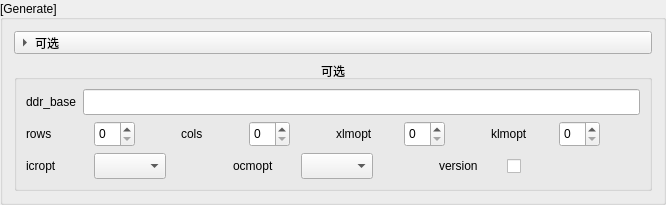
        <widget class="QGroupBox" name="GenerateGroupBox">
         <property name="minimumSize">
          <size>
           <width>0</width>
           <height>0</height>
          </size>
         </property>
         <property name="title">
          <string>[Generate]</string>
         </property>
         <property name="alignment">
          <set>Qt::AlignmentFlag::AlignLeading|Qt::AlignmentFlag::AlignLeft|Qt::AlignmentFlag::AlignVCenter</set>
         </property>
         <layout class="QVBoxLayout" name="verticalLayout_12">
          <item>
           <widget class="QToolButton" name="GenerateOptionToolButton">
            <property name="sizePolicy">
             <sizepolicy hsizetype="Preferred" vsizetype="Fixed">
              <horstretch>0</horstretch>
              <verstretch>0</verstretch>
             </sizepolicy>
            </property>
            <property name="cursor">
             <cursorShape>ArrowCursor</cursorShape>
            </property>
            <property name="mouseTracking">
             <bool>false</bool>
            </property>
            <property name="tabletTracking">
             <bool>false</bool>
            </property>
            <property name="styleSheet">
             <string notr="true"> QToolButton {
                text-align: center;  /* 使文本居中 */
                padding-right: 16px;  /* 确保箭头和文本有适当的间距 */
            }</string>
            </property>
            <property name="text">
             <string>可选</string>
            </property>
            <property name="popupMode">
             <enum>QToolButton::ToolButtonPopupMode::InstantPopup</enum>
            </property>
            <property name="toolButtonStyle">
             <enum>Qt::ToolButtonStyle::ToolButtonTextBesideIcon</enum>
            </property>
            <property name="autoRaise">
             <bool>false</bool>
            </property>
            <property name="arrowType">
             <enum>Qt::ArrowType::RightArrow</enum>
            </property>
           </widget>
          </item>
          <item>
           <widget class="QGroupBox" name="GenerateOptionGroupBox">
            <property name="sizePolicy">
             <sizepolicy hsizetype="Preferred" vsizetype="Fixed">
              <horstretch>0</horstretch>
              <verstretch>0</verstretch>
             </sizepolicy>
            </property>
            <property name="minimumSize">
             <size>
              <width>0</width>
              <height>0</height>
             </size>
            </property>
            <property name="title">
             <string>可选</string>
            </property>
            <property name="alignment">
             <set>Qt::AlignmentFlag::AlignCenter</set>
            </property>
            <property name="flat">
             <bool>false</bool>
            </property>
            <property name="checkable">
             <bool>false</bool>
            </property>
            <layout class="QVBoxLayout" name="verticalLayout_11">
             <item>
              <layout class="QHBoxLayout" name="horizontalLayout_49">
               <item>
                <widget class="QLabel" name="label_generate_ddr_base">
                 <property name="sizePolicy">
                  <sizepolicy hsizetype="Preferred" vsizetype="Fixed">
                   <horstretch>0</horstretch>
                   <verstretch>0</verstretch>
                  </sizepolicy>
                 </property>
                 <property name="minimumSize">
                  <size>
                   <width>0</width>
                   <height>26</height>
                  </size>
                 </property>
                 <property name="text">
                  <string>ddr_base</string>
                 </property>
                </widget>
               </item>
               <item>
                <widget class="QLineEdit" name="GenerateDDRBaseInput">
                 <property name="minimumSize">
                  <size>
                   <width>0</width>
                   <height>26</height>
                  </size>
                 </property>
                </widget>
               </item>
              </layout>
             </item>
             <item>
              <layout class="QHBoxLayout" name="horizontalLayout_58">
               <item>
                <layout class="QHBoxLayout" name="horizontalLayout_50">
                 <item>
                  <widget class="QLabel" name="label_generate_rows">
                   <property name="minimumSize">
                    <size>
                     <width>62</width>
                     <height>26</height>
                    </size>
                   </property>
                   <property name="text">
                    <string>rows</string>
                   </property>
                  </widget>
                 </item>
                 <item>
                  <widget class="QSpinBox" name="GenerateRowsSpinBox">
                   <property name="minimumSize">
                    <size>
                     <width>0</width>
                     <height>26</height>
                    </size>
                   </property>
                  </widget>
                 </item>
                 <item>
                  <spacer name="horizontalSpacer_15">
                   <property name="orientation">
                    <enum>Qt::Orientation::Horizontal</enum>
                   </property>
                   <property name="sizeHint" stdset="0">
                    <size>
                     <width>40</width>
                     <height>20</height>
                    </size>
                   </property>
                  </spacer>
                 </item>
                </layout>
               </item>
               <item>
                <layout class="QHBoxLayout" name="horizontalLayout_51">
                 <item>
                  <widget class="QLabel" name="label_generate_cols">
                   <property name="minimumSize">
                    <size>
                     <width>62</width>
                     <height>26</height>
                    </size>
                   </property>
                   <property name="text">
                    <string>cols</string>
                   </property>
                  </widget>
                 </item>
                 <item>
                  <widget class="QSpinBox" name="GenerateColsSpinBox">
                   <property name="minimumSize">
                    <size>
                     <width>0</width>
                     <height>26</height>
                    </size>
                   </property>
                  </widget>
                 </item>
                 <item>
                  <spacer name="horizontalSpacer_16">
                   <property name="orientation">
                    <enum>Qt::Orientation::Horizontal</enum>
                   </property>
                   <property name="sizeHint" stdset="0">
                    <size>
                     <width>40</width>
                     <height>20</height>
                    </size>
                   </property>
                  </spacer>
                 </item>
                </layout>
               </item>
               <item>
                <layout class="QHBoxLayout" name="horizontalLayout_52">
                 <item>
                  <widget class="QLabel" name="label_generate_xlmopt">
                   <property name="minimumSize">
                    <size>
                     <width>62</width>
                     <height>26</height>
                    </size>
                   </property>
                   <property name="text">
                    <string>xlmopt</string>
                   </property>
                  </widget>
                 </item>
                 <item>
                  <widget class="QSpinBox" name="GenerateXlmoptspinBox">
                   <property name="minimumSize">
                    <size>
                     <width>0</width>
                     <height>26</height>
                    </size>
                   </property>
                  </widget>
                 </item>
                 <item>
                  <spacer name="horizontalSpacer_17">
                   <property name="orientation">
                    <enum>Qt::Orientation::Horizontal</enum>
                   </property>
                   <property name="sizeHint" stdset="0">
                    <size>
                     <width>40</width>
                     <height>20</height>
                    </size>
                   </property>
                  </spacer>
                 </item>
                </layout>
               </item>
               <item>
                <layout class="QHBoxLayout" name="horizontalLayout_54">
                 <item>
                  <widget class="QLabel" name="label_generate_klmopt">
                   <property name="minimumSize">
                    <size>
                     <width>62</width>
                     <height>26</height>
                    </size>
                   </property>
                   <property name="text">
                    <string>klmopt</string>
                   </property>
                  </widget>
                 </item>
                 <item>
                  <widget class="QSpinBox" name="GenerateKlmoptSpinBox">
                   <property name="minimumSize">
                    <size>
                     <width>0</width>
                     <height>26</height>
                    </size>
                   </property>
                  </widget>
                 </item>
                 <item>
                  <spacer name="horizontalSpacer_18">
                   <property name="orientation">
                    <enum>Qt::Orientation::Horizontal</enum>
                   </property>
                   <property name="sizeHint" stdset="0">
                    <size>
                     <width>40</width>
                     <height>20</height>
                    </size>
                   </property>
                  </spacer>
                 </item>
                </layout>
               </item>
              </layout>
             </item>
             <item>
              <layout class="QHBoxLayout" name="horizontalLayout_59" stretch="1,1,1">
               <item>
                <layout class="QHBoxLayout" name="horizontalLayout_55">
                 <item>
                  <widget class="QLabel" name="label_generate_icropt">
                   <property name="minimumSize">
                    <size>
                     <width>62</width>
                     <height>26</height>
                    </size>
                   </property>
                   <property name="text">
                    <string>icropt</string>
                   </property>
                  </widget>
                 </item>
                 <item>
                  <widget class="QComboBox" name="GenerateIcroptComboBox">
                   <property name="minimumSize">
                    <size>
                     <width>0</width>
                     <height>26</height>
                    </size>
                   </property>
                  </widget>
                 </item>
                 <item>
                  <spacer name="horizontalSpacer_13">
                   <property name="orientation">
                    <enum>Qt::Orientation::Horizontal</enum>
                   </property>
                   <property name="sizeHint" stdset="0">
                    <size>
                     <width>40</width>
                     <height>20</height>
                    </size>
                   </property>
                  </spacer>
                 </item>
                </layout>
               </item>
               <item>
                <layout class="QHBoxLayout" name="horizontalLayout_56">
                 <item>
                  <widget class="QLabel" name="label_generate_ocmopt">
                   <property name="minimumSize">
                    <size>
                     <width>62</width>
                     <height>26</height>
                    </size>
                   </property>
                   <property name="text">
                    <string>ocmopt</string>
                   </property>
                  </widget>
                 </item>
                 <item>
                  <widget class="QComboBox" name="GenerateOcmoptComboBox">
                   <property name="minimumSize">
                    <size>
                     <width>0</width>
                     <height>26</height>
                    </size>
                   </property>
                  </widget>
                 </item>
                 <item>
                  <spacer name="horizontalSpacer_14">
                   <property name="orientation">
                    <enum>Qt::Orientation::Horizontal</enum>
                   </property>
                   <property name="sizeHint" stdset="0">
                    <size>
                     <width>40</width>
                     <height>20</height>
                    </size>
                   </property>
                  </spacer>
                 </item>
                </layout>
               </item>
               <item>
                <layout class="QHBoxLayout" name="horizontalLayout_57">
                 <item>
                  <widget class="QLabel" name="label_generate_version">
                   <property name="minimumSize">
                    <size>
                     <width>62</width>
                     <height>26</height>
                    </size>
                   </property>
                   <property name="text">
                    <string>version</string>
                   </property>
                  </widget>
                 </item>
                 <item>
                  <widget class="QCheckBox" name="GenerateVersionCheckBox">
                   <property name="sizePolicy">
                    <sizepolicy hsizetype="Expanding" vsizetype="Fixed">
                     <horstretch>0</horstretch>
                     <verstretch>0</verstretch>
                    </sizepolicy>
                   </property>
                   <property name="minimumSize">
                    <size>
                     <width>0</width>
                     <height>26</height>
                    </size>
                   </property>
                   <property name="text">
                    <string/>
                   </property>
                  </widget>
                 </item>
                 <item>
                  <spacer name="horizontalSpacer_42">
                   <property name="orientation">
                    <enum>Qt::Orientation::Horizontal</enum>
                   </property>
                   <property name="sizeHint" stdset="0">
                    <size>
                     <width>40</width>
                     <height>20</height>
                    </size>
                   </property>
                  </spacer>
                 </item>
                </layout>
               </item>
              </layout>
             </item>
            </layout>
           </widget>
          </item>
         </layout>
        </widget>
